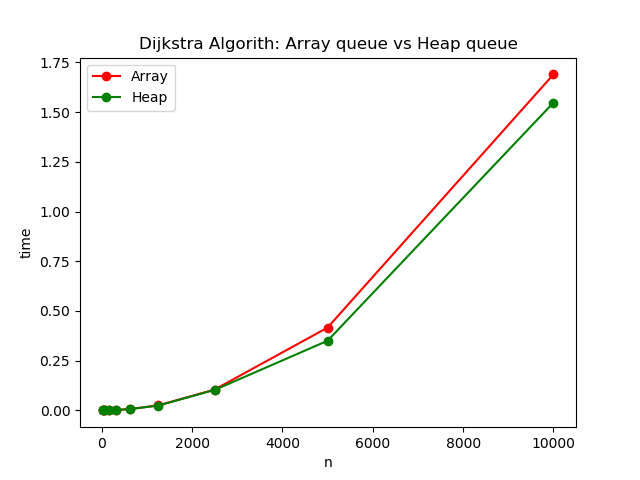

Python code for this plot:
import pandas as pd
import matplotlib.pyplot as plt

table = pd.read_table("../data/test.txt")

#plt.figure(figsize=(12, 9))

plt.plot(table['size'], table['Array'], label='Array', marker='o', color='red')
plt.plot(table['size'], table['Heap'], label='Heap', marker='o', color='green')
plt.xlabel("n")
plt.ylabel("time")
plt.title("Dijkstra Algorith: Array queue vs Heap queue")
plt.legend()
plt.savefig('plot.png')
plt.show()